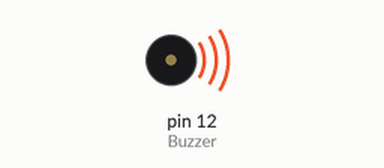
Recording of a sketch running on a simulated Arduino Uno, built with avr-gcc and run on an emulated ATmega328P. Parts: buzzer (waves = sounding, pin HIGH).

Above: at 0.5 s.
Timing chart, 0 to 4.6 s (numbered marks = the images above):
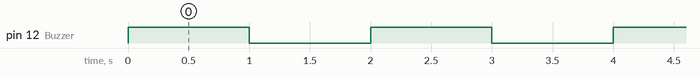

The sketch:

Buzzer.ino
```cpp
int Buzzer = 12;  // Buzzer connected to Pin 12
void setup() {
  // put your setup code here, to run once:
  pinMode(Buzzer, OUTPUT);
}

void loop() {
  // put your main code here, to run repeatedly:
  digitalWrite(Buzzer, HIGH);
  Serial.println("Buzzer ON");
  delay(1000);
  digitalWrite(Buzzer, LOW);
  Serial.println("Buzzer OFF");
  delay(1000);
}
```

Measured:
- by itself, pin 12 (Buzzer): alternates HIGH for 1.0 s and LOW for 1.0 s
